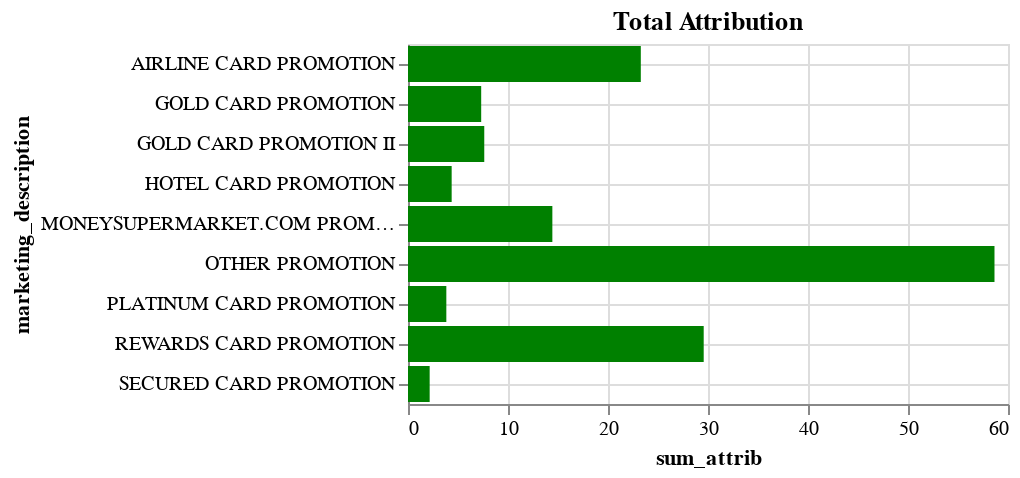

Source (notebook cell):
### Markdown cell above
<p style = 'font-size:16px;font-family:Arial;color:#00233C'>The above visualization is centered around the various promotions we have run. The larger the bar the more influence they had towards a customer opening an account. </p>

### Code cell
%chart x=sum_attrib, y=marketing_description, gridx=true, gridy=true, mark=bar, color=green, title="Total Attribution", width=700, height=300

### Figure 1 — Vega-Lite specification as saved in the notebook (floating-point values rounded to 4 significant figures)
{"$schema": "https://vega.github.io/schema/vega-lite/v3.json", "data": {"format": {"type": "csv"}, "values": "\"MARKETING_DESCRIPTION\",\"avg_attrib\",\"sum_attrib\",\"time_to_conversion\"\n\"OTHER PROMOTION\",\"0.12269708441256559\",\"58.64920634920635\",\"10.126256256256257\"\n\"MONEYSUPERMARKET.COM PROMOTION\",\"0.2220879120879121\",\"14.435714285714287\",\"7.953019323671498\"\n\"REWARDS CARD PROMOTION\",\"0.10231916295930137\",\"29.570238095238096\",\"39.61428451178451\"\n\"GOLD CARD PROMOTION II\",\"0.14665750915750916\",\"7.626190476190477\",\"2.279333333333333\"\n\"PLATINUM CARD PROMOTION\",\"0.07232704402515723\",\"3.833333333333333\",\"19.674027777777777\"\n\"HOTEL CARD PROMOTION\",\"0.09703703703703703\",\"4.366666666666666\",\"6.186361111111111\"\n\"SECURED CARD PROMOTION\",\"0.03439153439153439\",\"2.1666666666666665\",\"11.110805555555556\"\n\"AIRLINE CARD PROMOTION\",\"0.08527966742252457\",\"23.28134920634921\",\"9.534586288416076\"\n\"GOLD CARD PROMOTION\",\"0.11260683760683761\",\"7.319444444444445\",\"13.39695987654321\"\n"}, "encoding": {"x": {"axis": {"grid": true, "title": "sum_attrib"}, "field": "sum_attrib", "type": "quantitative"}, "y": {"axis": {"grid": true, "title": "marketing_description"}, "field": "MARKETING_DESCRIPTION", "type": "nominal"}}, "height": "300", "mark": {"color": "green", "type": "bar"}, "title": "Total Attribution", "width": "700"}
